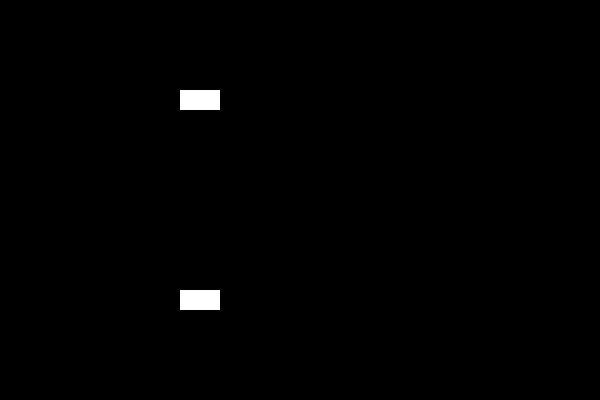
Frame 1 (no input)
Frame 60 (the mouse pressed at the canvas centre just before this capture): identical to frame 1, image omitted
Frame 120 (the mouse held since frame 60 and released just before this capture): identical to frame 1, image omitted

The Processing sketch that drew this single still picture (run headless with seeded random() and noise(); from frame 60 on, the mouse is pressed at the canvas centre):

// Processing sketch: autos
// ── autos.pde
Auto a1, a2;

void setup() {
  size(600, 400);
  noStroke();
  a1 = new Auto(200, 100);
  a2 = new Auto(200, 300);
}
void draw() {
  background(0);
  a1.act();
  a2.act();
}

void keyPressed() {
  if (keyCode == UP) {
    a1.acelerar = true;
  }
  else if (keyCode == LEFT) {
    a1.izquierda = true;
  }
  else if (keyCode == RIGHT) {
    a1.derecha = true;
  }else   if (key == 'w') {
    a2.acelerar = true;
  }
  else if (key == 'a') {
    a2.izquierda = true;
  }
  else if (key == 'd') {
    a2.derecha = true;
  }
}

void keyReleased() {
  if (keyCode == UP) {
    a1.acelerar = false;
  }
  else if (keyCode == LEFT) {
    a1.izquierda = false;
  }
  else if (keyCode == RIGHT) {
    a1.derecha = false;
  }else   if (key == 'w') {
    a2.acelerar = false;
  }
  else if (key == 'a') {
    a2.izquierda = false;
  }
  else if (key == 'd') {
    a2.derecha = false;
  }
}

class Auto {
  boolean acelerar, atras, derecha, izquierda;
  float x, y, vel, ang;
  Auto(float x, float y) {
    this.x = x;
    this.y = y;
    vel = 0;
    ang = 0;
  }

  void act() {
    mover();
    dibujar();
  }

  void mover() {
    if (derecha) {
      ang += vel/100;
    }
    if (izquierda) {
      ang -= vel/100;
    }  
    if (acelerar) {
      if (vel < 4) {
        vel+= 0.02;
      }
      else {
        vel = 4;
      }
    }
    else {
      vel -= 0.04;
      if (vel < 0) {
        vel = 0;
      }
    }
    x += cos(ang)*vel;
    y += sin(ang)*vel;
  }

  void dibujar() {
    pushMatrix();
    translate(x, y);
    rotate(ang);
    rect(-20, -10, 40, 20);
    popMatrix();
  }
}
